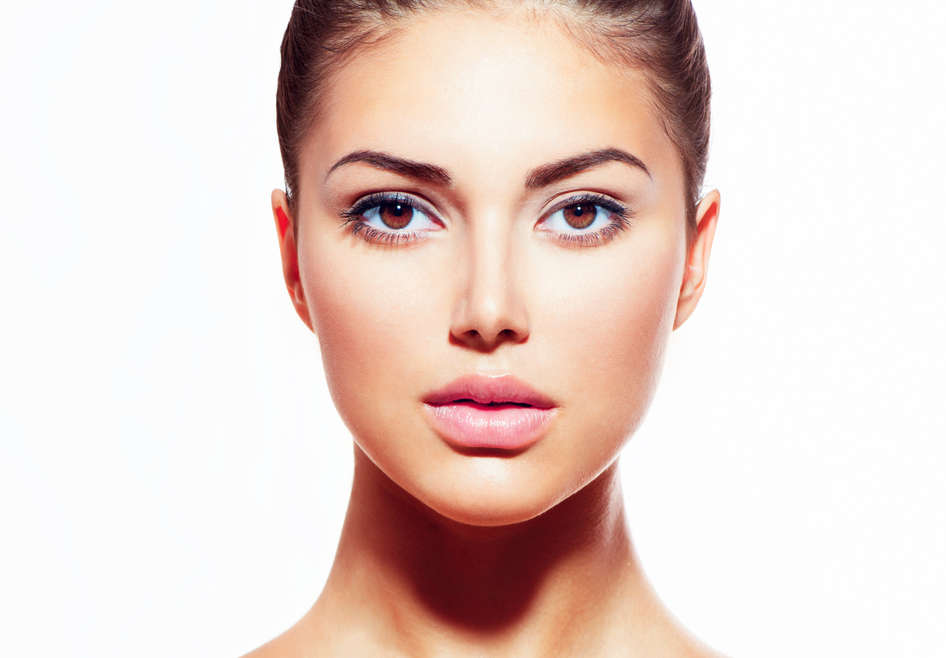
#> input picture practice/3.1/face.jpg, 946 x 658 px
$ python hog.py   (older library calls are emulated)
#> lines starting #> are read from the running program, lines starting #| are printed output that depends on the picture; long printed decimals are rounded
import numpy as np
import cv2
import matplotlib.pyplot as plt


def main():
    # Load pre-trained classifiers.
    # face_cascade = cv2.CascadeClassifier("haarcascade_frontalface_default.xml")
    # eye_cascade = cv2.CascadeClassifier("haarcascade_eye.xml")

    # Load and transform image.
    img = cv2.imread("face.jpg")
#> img is the input picture: shape (658, 946, 3); mean B, G, R 207.7, 214.1, 233.1
    img = np.float32(img) / 255.0

    # Calculate gradient
    gx = cv2.Sobel(img, cv2.CV_32F, 1, 0, ksize=1)
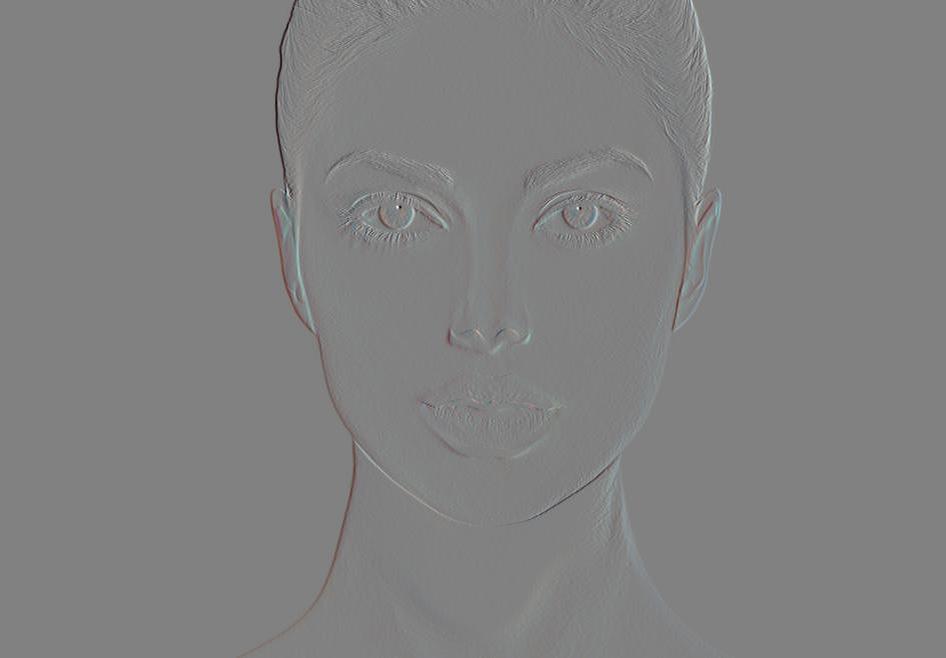
#> gx: shape (658, 946, 3) float32; mean B, G, R 7.23e-06, 1.32e-05, 1.39e-05; drawn with min black and max white
    gy = cv2.Sobel(img, cv2.CV_32F, 0, 1, ksize=1)

    # Python Calculate gradient magnitude and direction ( in degrees )
    mag, angle = cv2.cartToPolar(gx, gy, angleInDegrees=True)
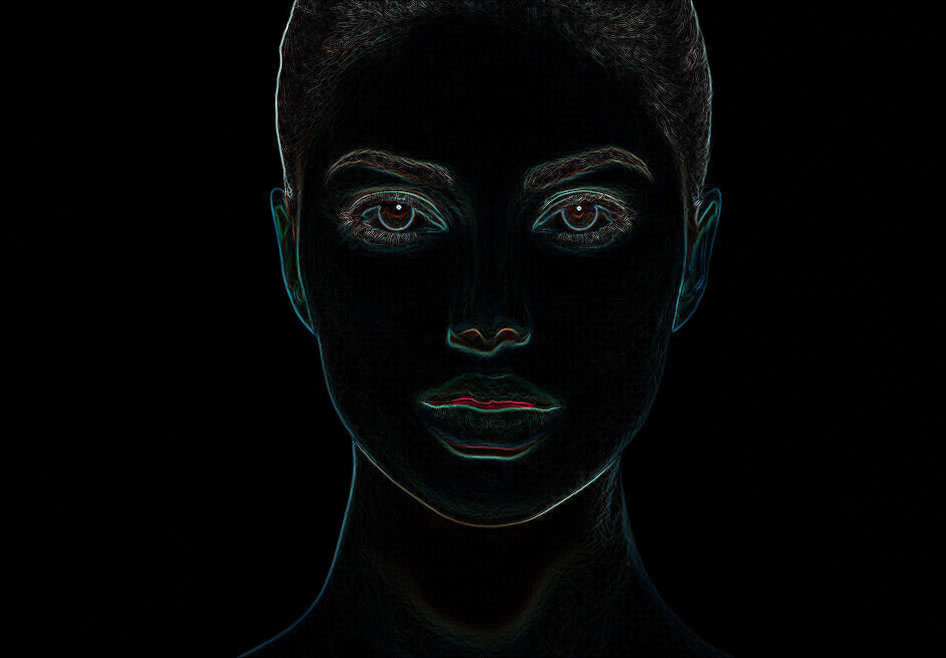
#> mag: shape (658, 946, 3) float32; mean B, G, R 0.0187, 0.0186, 0.0156; drawn with min black and max white
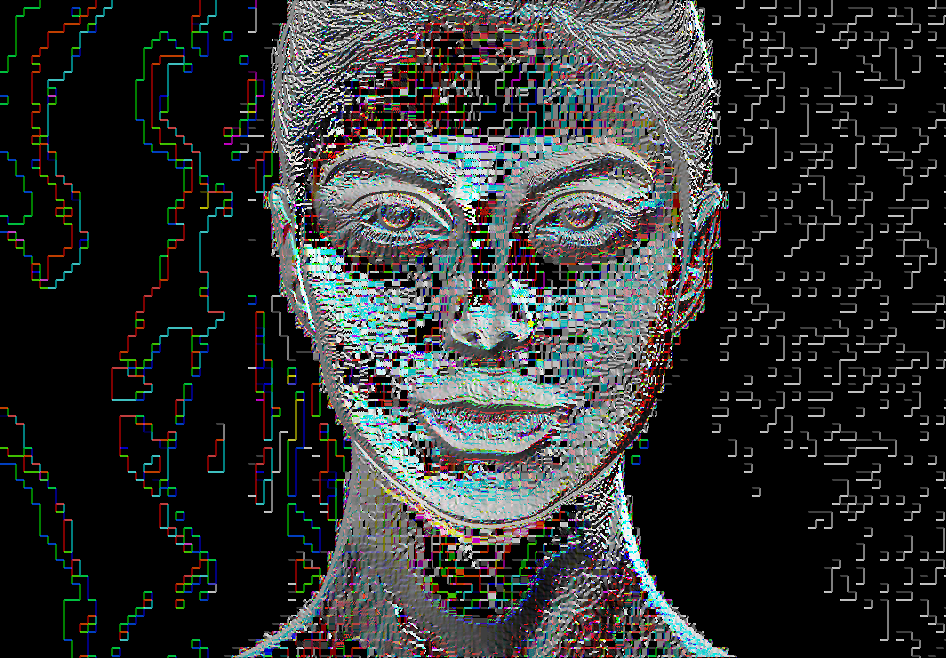
#> angle: shape (658, 946, 3) float32; mean B, G, R 69.8, 70.2, 67.4; drawn with min black and max white

    arr = [0] * 9
    for i in range(0, img.shape[0]):
        for j in range(0, img.shape[1]):
            x = np.int((angle[i][j][0]) % 180 // 20)
            y = np.int((angle[i][j][1]) % 180 // 20)
            z = np.int((angle[i][j][2]) % 180 // 20)
            arr[x] += mag[i][j][0]
            arr[y] += mag[i][j][1]
            arr[z] += mag[i][j][2]
#> after the loop, arr = [5427.3, 2921.2, 3216, 3396.4, 4666.3, 3655.8, 3172.7, 2839.2, 3607.5]

    for i in range(0, 9):
        print(arr[i])
#> this loop made 9 passes
#| 5427.323
#| 2921.176
#| 3216.018
#| 3396.436
#| 4666.327
#| 3655.824
#| 3172.704
#| 2839.158
#> (further printed lines are left out)

    plt.bar([0, 1, 2, 3, 4, 5, 6, 7, 8], arr)
    plt.show()
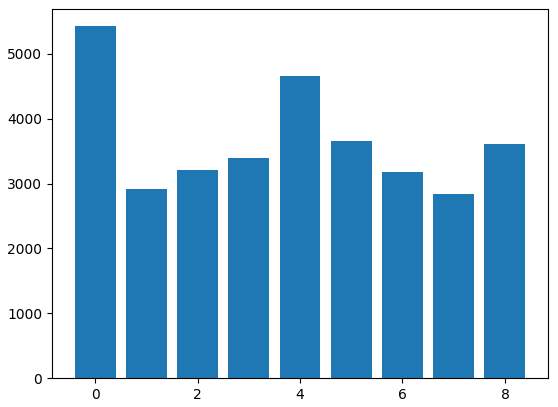
#> figure drawn by matplotlib, 1 panel; tallest bar 5427.3 high, from x = -0.4 to 0.4

    cv2.imshow("Original Image", img)
    cv2.imshow("Result", mag)
    cv2.waitKey(0)
    cv2.destroyAllWindows()


if __name__ == "__main__":
    main()
